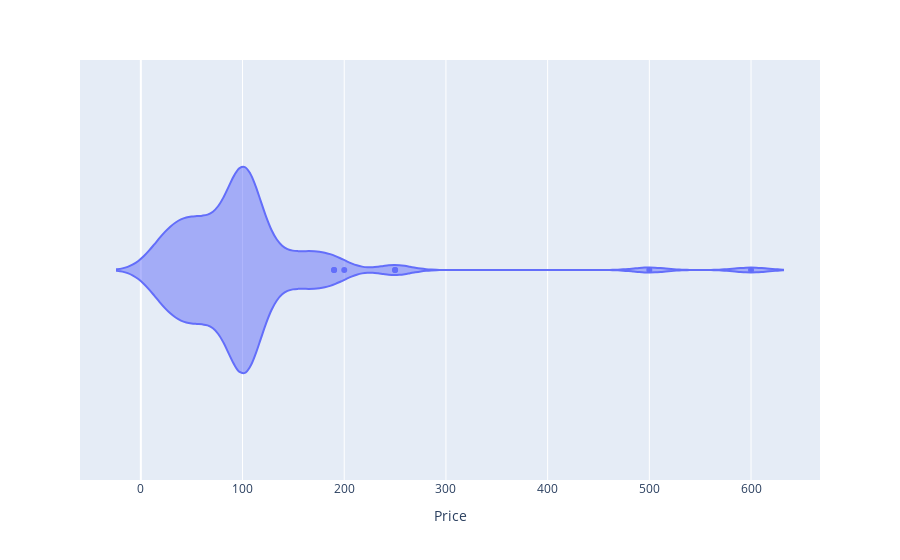

The notebook cell saved with this chart:
### Code cell
fig2=px.violin(df,x='Price')
fig2.show()

### Figure 1 — Plotly figure (JSON) as saved in the notebook; plotly's stock layout.template omitted (floating-point values rounded to 4 significant figures)
{"data": [{"alignmentgroup": "True", "box": {"visible": false}, "hovertemplate": "Price=%{x}<extra></extra>", "legendgroup": "", "marker": {"color": "#636efa"}, "name": "", "offsetgroup": "", "orientation": "h", "scalegroup": "True", "showlegend": false, "type": "violin", "x": [35.0, 102.7, 65.0, 100.0, 30.0, 102.7, 70.0, 500.0, 150.0, 40.0, 600.0, 80.0, 50.0, 200.0, 50.0, 70.0, 100.0, 30.0, 100.0, 102.7, 102.7, 20.0, 55.0, 65.0, 45.0, 25.0, 35.0, 40.0, 60.0, 15.0, 102.7, 102.7, 102.7, 50.0, 102.7, 102.7, 102.7, 8.0, 35.0, 20.0, 55.0, 65.0, 45.0, 25.0, 35.0, 40.0, 60.0, 15.0, 102.7, 102.7, 102.7, 102.7, 102.7, 102.7, 102.7, 102.7, 102.7, 102.7, 102.7, 90.0, 80.0, 85.0, 100.0, 90.0, 70.0, 110.0, 95.0, 90.0, 85.0, 150.0, 75.0, 95.0, 100.0, 110.0, 95.0, 125.0, 140.0, 130.0, 250.0, 180.0, 170.0, 160.0, 120.0, 110.0, 190.0, 60.0, 100.0, 130.0, 250.0, 180.0, 170.0, 160.0, 120.0, 110.0, 190.0, 60.0, 100.0], "x0": " ", "xaxis": "x", "y0": " ", "yaxis": "y"}], "layout": {"legend": {"tracegroupgap": 0}, "margin": {"t": 60}, "violinmode": "group", "xaxis": {"anchor": "y", "domain": [0, 1], "title": {"text": "Price"}}, "yaxis": {"anchor": "x", "domain": [0, 1]}}}
